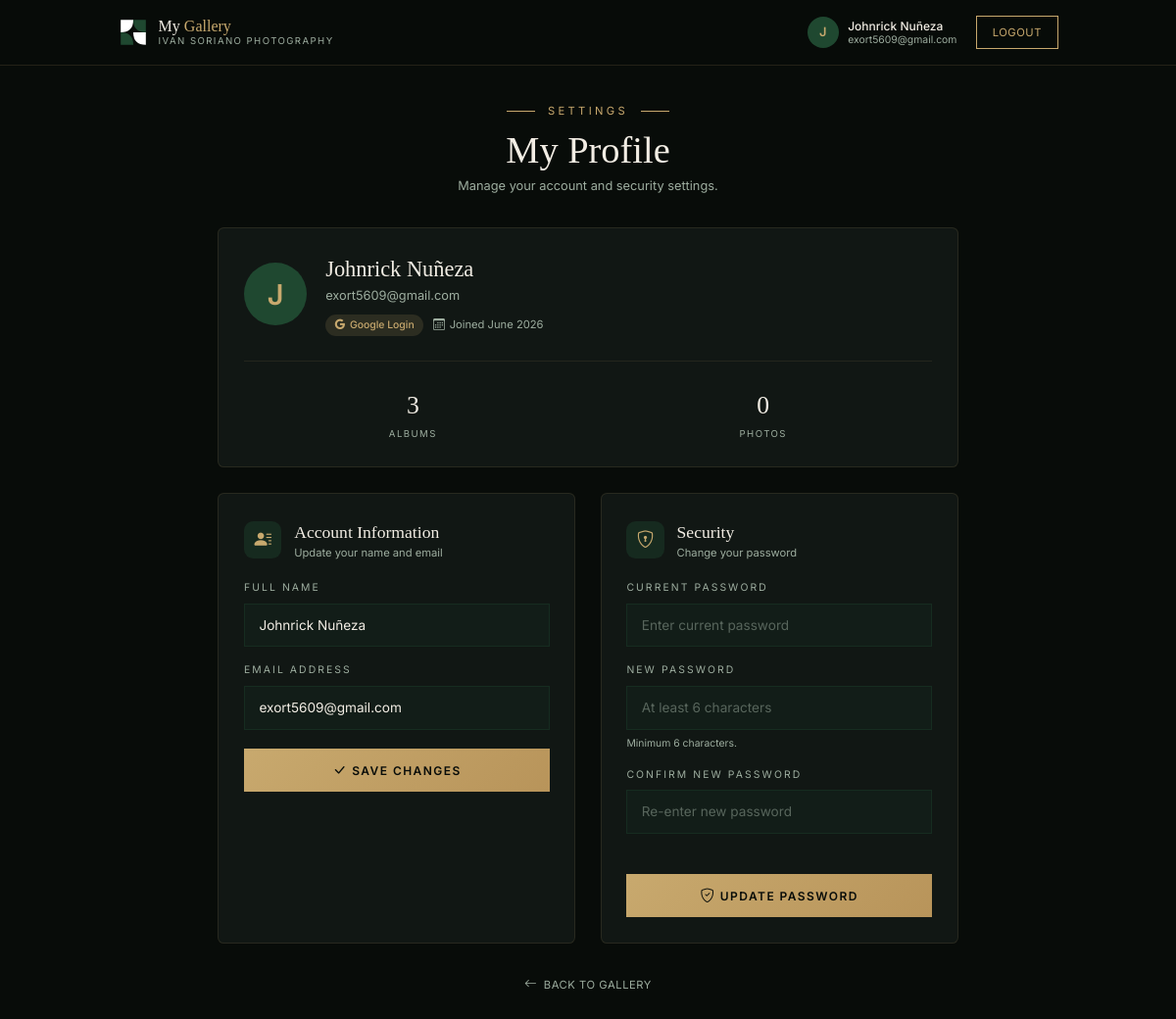
The page /client/profile (signed in) on the database its author committed.
### models.py (models this page shows, shortened)
class User(UserMixin, db.Model):
    __tablename__ = "users"
    id = db.Column(db.Integer, primary_key=True)
    email = db.Column(db.String(120), unique=True, nullable=False)
    password_hash = db.Column(db.String(256), nullable=True)
    role = db.Column(db.String(20), nullable=False, default="client")  # 'admin' or 'client'
    name = db.Column(db.String(100), nullable=False, default="")
    created_at = db.Column(db.DateTime, default=datetime.utcnow)
    failed_login_count = db.Column(db.Integer, default=0)
    locked_until = db.Column(db.DateTime, nullable=True)
    oauth_provider = db.Column(db.String(20), nullable=True)  # 'facebook', 'google', or None
    assignments = db.relationship("PhotoAssignment", backref="client", foreign_keys="PhotoAssignment.client_id", cascade="all, delete-orphan")
    @property
    def is_admin(self):
        return self.role == "admin"

### client.py (the view, shortened to what this page needs)
@client_bp.route("/profile", methods=["GET", "POST"])
@login_required
def profile():
    if current_user.is_admin:
        return redirect(url_for("admin.profile"))
    album_assignments = AlbumAssignment.query.filter_by(client_id=current_user.id).all()
    total_albums = len(album_assignments)
    photo_assignments = PhotoAssignment.query.filter_by(client_id=current_user.id).count()
    return render_template("client/profile.html",
                           total_albums=total_albums,
                           total_photos=photo_assignments)

### app.py (called while the page is built)
@login_manager.user_loader
def load_user(user_id):
    return User.query.get(int(user_id))

@app.after_request
def set_no_cache_headers(response):
    response.headers["Cache-Control"] = "no-store, no-cache, must-revalidate, max-age=0"
    response.headers["Pragma"] = "no-cache"
    response.headers["Expires"] = "0"
    return response

### templates/client/profile.html (shortened to what this page needs)
<!DOCTYPE html>
<html lang="en">
<head>
  <script src="https://cdn.tailwindcss.com"></script>
  <link rel="stylesheet" href="https://cdn.jsdelivr.net/npm/bootstrap-icons@1.11.3/font/bootstrap-icons.min.css">
  <link rel="stylesheet" href="{{ url_for('static', filename='css/styles.css') }}" />
</head>
<body style="background-color: var(--isp-bg); font-family: var(--font-body); min-height: 100vh; max-width: 100%; width: 100%;">
  <div class="overflow-wrapper">
  <header class="sticky top-0 z-50" style="background-color: rgba(8,12,9,0.92); backdrop-filter: blur(12px); border-bottom: 1px solid rgba(200,169,110,0.15);">
    <div class="max-w-7xl mx-auto flex items-center justify-between px-4 sm:px-6 lg:px-10 py-4 sm:py-5">
      <a href="/client/gallery" class="flex items-center gap-3">
        <svg width="40" height="40" viewBox="0 0 100 100" fill="none" xmlns="http://www.w3.org/2000/svg">
          <path d="M10 10 H50 Q50 50 10 50 Z" fill="white" />
          <path d="M50 10 H90 V50 Q50 50 50 10 Z" fill="#1F4830" />
          <path d="M10 50 Q50 50 50 90 H10 Z" fill="#1F4830" />
          <path d="M50 50 Q50 90 90 90 V50 Z" fill="white" />
        </svg>
        <div class="flex flex-col leading-none">
          <span style="font-family: var(--font-display); color: var(--isp-cream); font-size: 20px; font-weight: 400;">
            My <span style="color: var(--isp-gold);">Gallery</span>
          </span>
          <span style="font-family: var(--font-body); color: var(--isp-text-muted); font-size: 12px; letter-spacing: 0.15em; text-transform: uppercase; margin-top: 2px;">
            Ivan Soriano Photography
          </span>
        </div>
      </a>
      <div class="flex items-center gap-3 sm:gap-6">
        <div class="hidden md:flex items-center gap-3">
          <div class="w-10 h-10 rounded-full flex items-center justify-center" style="background-color: var(--isp-green); color: var(--isp-gold); font-size: 16px; font-weight: 600;">
            {{ current_user.name[0] if current_user.name else 'C' }}
          </div>
          <div class="flex flex-col leading-tight">
            <span style="color: var(--isp-cream); font-size: 15px; font-weight: 500;">{{ current_user.name }}</span>
            <span style="color: var(--isp-text-muted); font-size: 13px;">{{ current_user.email }}</span>
          </div>
        </div>
        <a href="/logout" class="text-sm uppercase tracking-wider px-5 py-2.5 border hover:bg-isp-gold hover:text-isp-bg transition-all" style="border-color: var(--isp-gold); color: var(--isp-gold);">Logout</a>
      </div>
    </div>
  </header>
  <main class="max-w-5xl mx-auto px-4 sm:px-6 lg:px-10 py-8 sm:py-12">
    <div class="profile-animate">
      <div class="mb-10 text-center">
        <div class="flex items-center justify-center gap-4 mb-3">
          <span class="uppercase" style="font-family: var(--font-body); color: var(--isp-gold); letter-spacing: 0.3em; font-size: 14px;">Settings</span>
        </div>
        <h1 class="text-3xl sm:text-4xl md:text-5xl" style="font-family: var(--font-display); color: var(--isp-cream); font-weight: 300; line-height: 1.1;">My Profile</h1>
        <p class="mt-2 text-sm sm:text-base" style="color: var(--isp-text-muted);">Manage your account and security settings.</p>
      </div>
      <div class="profile-card p-8 rounded-lg mb-8">
        <div class="flex flex-col sm:flex-row items-start sm:items-center gap-6">
          <div class="w-20 h-20 rounded-full flex items-center justify-center flex-shrink-0" style="background-color: var(--isp-green); color: var(--isp-gold); font-size: 36px; font-weight: 600;">
            {{ current_user.name[0] if current_user.name else 'C' }}
          </div>
          <div class="flex-1">
            <p style="font-family: var(--font-display); color: var(--isp-cream); font-size: 28px; font-weight: 300;">{{ current_user.name }}</p>
            <p style="color: var(--isp-text-muted); font-size: 16px;">{{ current_user.email }}</p>
            <div class="flex items-center gap-3 mt-3 flex-wrap">
              {% if current_user.oauth_provider %}
              <span class="inline-flex items-center gap-1.5 px-3 py-1 rounded-full" style="background-color: rgba(200,169,110,0.15); color: var(--isp-gold); font-size: 13px; font-weight: 500;">
                <i class="bi bi-{{ current_user.oauth_provider }}"></i> {{ current_user.oauth_provider|capitalize }} Login
              </span>
              {% else %}
              <span class="inline-flex items-center gap-1.5 px-3 py-1 rounded-full" style="background-color: rgba(200,169,110,0.15); color: var(--isp-gold); font-size: 13px; font-weight: 500;">
                <i class="bi bi-person-fill" style="font-size: 14px;"></i> Client
              </span>
              {% endif %}
              <span class="inline-flex items-center gap-1.5" style="color: var(--isp-text-muted); font-size: 14px;">
                <i class="bi bi-calendar3" style="font-size: 15px;"></i> Joined {{ current_user.created_at.strftime('%B %Y') }}
              </span>
            </div>
          </div>
        </div>
        <div class="grid grid-cols-2 gap-4 mt-8 pt-8" style="border-top: 1px solid rgba(200,169,110,0.1);">
          <div class="text-center">
            <p style="font-family: var(--font-display); color: var(--isp-cream); font-size: 32px; font-weight: 300;">{{ total_albums }}</p>
            <p class="uppercase mt-1" style="color: var(--isp-text-muted); font-size: 12px; letter-spacing: 0.15em;">Albums</p>
          </div>
          <div class="text-center">
            <p style="font-family: var(--font-display); color: var(--isp-cream); font-size: 32px; font-weight: 300;">{{ total_photos }}</p>
            <p class="uppercase mt-1" style="color: var(--isp-text-muted); font-size: 12px; letter-spacing: 0.15em;">Photos</p>
          </div>
        </div>
      </div>
      <div class="grid grid-cols-1 lg:grid-cols-2 gap-8">
        <div class="profile-card p-8 rounded-lg">
          <div class="flex items-center gap-4 mb-6">
            <div class="w-12 h-12 rounded-xl flex items-center justify-center" style="background-color: rgba(31,72,48,0.4);">
              <i class="bi bi-person-lines-fill" style="font-size: 22px; color: var(--isp-gold);"></i>
            </div>
            <div>
              <p style="font-family: var(--font-display); color: var(--isp-cream); font-size: 22px;">Account Information</p>
              <p style="color: var(--isp-text-muted); font-size: 14px;">Update your name and email</p>
            </div>
          </div>
          <form method="POST" action="/client/profile">
            <div class="mb-5">
              <label class="block mb-2.5 uppercase" style="font-size: 13px; letter-spacing: 0.2em; color: var(--isp-text-muted);">Full Name</label>
              <input type="text" name="name" required class="profile-input" value="{{ current_user.name }}" placeholder="Your name" />
            </div>
            <div class="mb-6">
              <label class="block mb-2.5 uppercase" style="font-size: 13px; letter-spacing: 0.2em; color: var(--isp-text-muted);">Email Address</label>
              <input type="email" name="email" required class="profile-input" value="{{ current_user.email }}" placeholder="your@email.com" />
            </div>
            <button type="submit" class="profile-btn w-full py-3.5" style="font-size: 15px;">
              <i class="bi bi-check-lg" style="font-size: 18px;"></i> Save Changes
            </button>
          </form>
        </div>
        <div class="profile-card p-8 rounded-lg">
          <div class="flex items-center gap-4 mb-6">
            <div class="w-12 h-12 rounded-xl flex items-center justify-center" style="background-color: rgba(31,72,48,0.4);">
              <i class="bi bi-shield-lock" style="font-size: 22px; color: var(--isp-gold);"></i>
            </div>
            <div>
              <p style="font-family: var(--font-display); color: var(--isp-cream); font-size: 22px;">Security</p>
              <p style="color: var(--isp-text-muted); font-size: 14px;">Change your password</p>
            </div>
          </div>
          {% if not current_user.password_hash %}
          <div class="px-5 py-4 mb-5 flex items-center gap-3" style="background-color: rgba(200,169,110,0.08); border: 1px solid rgba(200,169,110,0.2); border-radius: 8px;">
            <i class="bi bi-info-circle" style="font-size: 20px; color: var(--isp-gold);"></i>
            <p style="color: var(--isp-text-muted); font-size: 14px;">Your account uses {{ current_user.oauth_provider|capitalize }} social login. Password management is not available.</p>
          </div>
          {% else %}
          <form method="POST" action="/client/profile">
            <div class="mb-5">
              <label class="block mb-2.5 uppercase" style="font-size: 13px; letter-spacing: 0.2em; color: var(--isp-text-muted);">Current Password</label>
              <input type="password" name="current_password" required class="profile-input" placeholder="Enter current password" />
            </div>
            <div class="mb-5">
              <label class="block mb-2.5 uppercase" style="font-size: 13px; letter-spacing: 0.2em; color: var(--isp-text-muted);">New Password</label>
              <input type="password" name="password" required class="profile-input" placeholder="At least 6 characters" />
              <p class="mt-2" style="color: var(--isp-text-muted); font-size: 13px;">Minimum 6 characters.</p>
            </div>
            <div class="mb-6">
              <label class="block mb-2.5 uppercase" style="font-size: 13px; letter-spacing: 0.2em; color: var(--isp-text-muted);">Confirm New Password</label>
              <input type="password" name="confirm_password" required class="profile-input" placeholder="Re-enter new password" oninput="checkPasswordMatch()" />
              <p id="password-match-hint" class="mt-2" style="color: var(--isp-text-muted); font-size: 13px;">&nbsp;</p>
            </div>
            <button type="submit" id="password-submit" class="profile-btn w-full py-3.5" style="font-size: 15px;">
              <i class="bi bi-shield-check" style="font-size: 18px;"></i> Update Password
            </button>
          </form>
          {% endif %}
        </div>
      </div>
      <div class="text-center mt-10">
        <a href="/client/gallery" class="inline-flex items-center gap-2 text-sm uppercase tracking-wider hover:text-isp-gold transition-colors" style="color: var(--isp-text-muted);">
          <i class="bi bi-arrow-left" style="font-size: 16px;"></i> Back to Gallery
        </a>
      </div>
    </div>
  </main>
  </div>
</body>
</html>

### static/css/styles.css (style rules this page uses)
@media (min-width: 1024px) { body { zoom: 0.8; } }
:root { --isp-green: #1F4830; --isp-green-light: #2D5A3D; --isp-green-dark: #152E20; --isp-cream: #F2EDE4; --isp-gold: #C8A96E; --isp-bg: #080C09; --isp-bg-card: #111714; --isp-bg-section: #0D120F; --isp-text-muted: #9DAD9F; --font-display: 'Cormorant Garamond', Georgia, serif; --font-body: 'Inter', system-ui, sans-serif; }
* { margin: 0; padding: 0; box-sizing: border-box; }
html, body { height: 100%; width: 100%; }
body { background-color: var(--isp-bg); font-family: var(--font-body); color: var(--isp-cream); -webkit-font-smoothing: antialiased; -moz-osx-font-smoothing: grayscale; }
html { scroll-behavior: smooth; }
body { max-width: 100%; width: 100%; margin: 0; padding: 0; }
.overflow-wrapper { overflow-x: hidden; width: 100%; }

### templates/client/profile.html (style rules this page uses)
.profile-card { background-color: var(--isp-bg-card); border: 1px solid rgba(200,169,110,0.12); transition: border-color 0.3s ease; }
.profile-input { background-color: rgba(31,72,48,0.12); border: 1px solid rgba(31,72,48,0.35); color: var(--isp-cream); font-size: 17px; padding: 14px 18px; transition: border-color 0.3s ease, background-color 0.3s ease; outline: none; width: 100%; }
.profile-input::placeholder { color: rgba(157,173,159,0.5); }
.profile-btn { background: linear-gradient(135deg, var(--isp-gold), #B8945A); color: var(--isp-bg); font-weight: 600; letter-spacing: 0.12em; text-transform: uppercase; transition: transform 0.2s ease, box-shadow 0.3s ease; }
.profile-animate { animation: fadeInUp 0.5s ease-out; }

### rows shown on the page
User: name "J", name "Johnrick Nuñeza", email "exort5609@gmail.com", oauth_provider "Google", created_at "June 2026"

### other values the page prints
{{ total_albums }} "3"
{{ total_photos }} "0"
